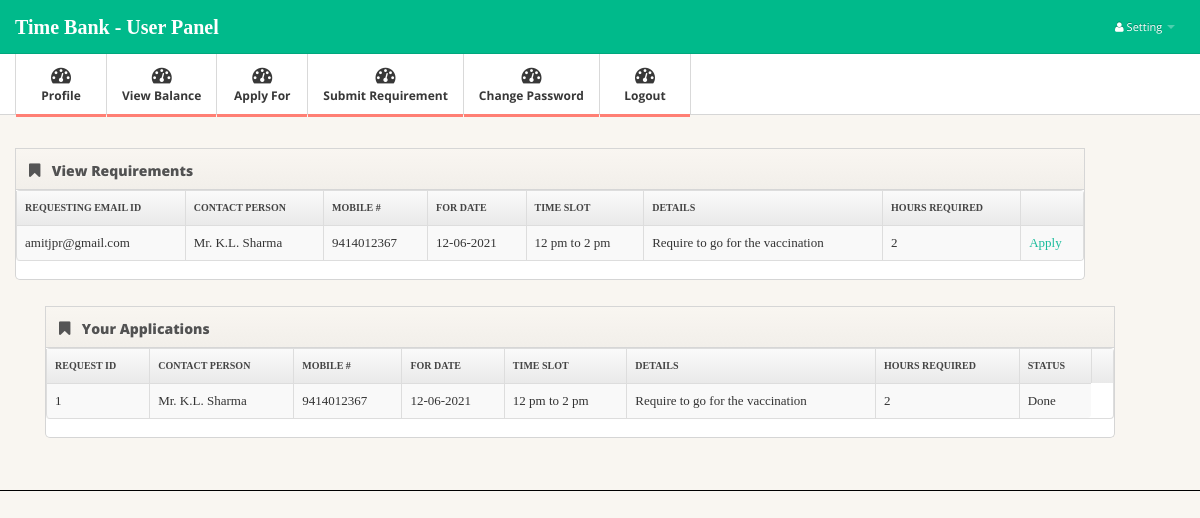
/applyfor.php (signed in), run on the app's committed database.
### tables this page shows
CREATE TABLE IF NOT EXISTS `tbreq` (
  `rid` int(11) NOT NULL AUTO_INCREMENT,
  `remailid` varchar(500) NOT NULL,
  `cperson` varchar(500) NOT NULL,
  `cmobile` varchar(500) NOT NULL,
  `rdate` varchar(500) NOT NULL,
  `tslot` varchar(500) NOT NULL,
  `details` varchar(2000) NOT NULL,
  `hours` int(11) NOT NULL,
  PRIMARY KEY (`rid`)
);

CREATE TABLE IF NOT EXISTS `tbreqapp` (
  `appid` int(11) NOT NULL AUTO_INCREMENT,
  `reqid` int(11) NOT NULL,
  `app_emailid` varchar(500) NOT NULL,
  `Status` varchar(500) NOT NULL,
  PRIMARY KEY (`appid`)
);

### applyfor.php (the view, shortened to what this page needs)
<?php include "include/head.php" ?>
</head>
<body>
<?php include "include/menu.php" ?>
<div class="main">
  <div class="main-inner">
    <div class="container">
      <div class="row">
        <div class="span11">
          <div class="widget widget-nopad">
           <div class="widget-header"> <i class="icon-bookmark"></i>
              <h3> View Requirements</h3>
            </div>
            <div class="widget-content">
			  		<font style="font-family:Georgia, 'Times New Roman', Times, serif">
					<table class="table table-striped table-bordered">
						<tr>
							<th>Requesting Email ID</th>
							<th>Contact Person</th>
							<th>Mobile #</th>
							<th>For Date</th>
							<th>Time Slot</th>
							<th>Details</th>
							<th>Hours Required</th>
							<th></th>
						<tr>
						<?php
							$uid=$_SESSION['cemail'];
							$sql="select * from tbreq where remailid<>'$uid'";
							$result=mysql_query($sql);
							while($row=mysql_fetch_array($result))
							{
								$rid=$row[0];
								$sql="select * from tbreqapp where (reqid=$rid and Status<>'Done') or (reqid<>$rid)";
								$result2=mysql_query($sql);
								if($row2=mysql_fetch_array($result2))
								{
					?>
						<tr>
							 <td> <?php echo $row[1]?></td>
							 <td> <?php echo $row[2]?></td>
							 <td> <?php echo $row[3]?></td>
							 <td> <?php echo $row[4]?></td>
							 <td> <?php echo $row[5]?></td>
							 <td> <?php echo $row[6]?></td>
							 <td> <?php echo $row[7]?></td>
							 <td><a href=applyfor2.php?aemailid=<?php echo $uid; ?>&rid=<?php echo $row[0]; ?>>Apply</a></td>
						</tr>
					<?php
							}
						}
					?>
					</table>
					</font>
            </div>
          </div>
          </div>
        </div>
		<div class="span11">
          <div class="widget widget-nopad">
           <div class="widget-header"> <i class="icon-bookmark"></i>
              <h3> Your Applications</h3>
            </div>
            <div class="widget-content">
			  		<font style="font-family:Georgia, 'Times New Roman', Times, serif">
					<table class="table table-striped table-bordered">
						<tr>
							<th>Request ID</th>
							<th>Contact Person</th>
							<th>Mobile #</th>
							<th>For Date</th>
							<th>Time Slot</th>
							<th>Details</th>
							<th>Hours Required</th>
							<th>Status</th>
							<th></th>
						<tr>
						<?php
							$uid=$_SESSION['cemail'];
							$sql="select * from tbreqapp where app_emailid='$uid'";
							$result=mysql_query($sql);
							while($row=mysql_fetch_array($result))
							{
								$rid=$row[1];
								$sql="select * from tbreq where rid=$rid";
								$result2=mysql_query($sql);
								while($row2=mysql_fetch_array($result2))
								{
					?>
						<tr>
							 <td> <?php echo $row2[0]?></td>
							 <td> <?php echo $row2[2]?></td>
							 <td> <?php echo $row2[3]?></td>
							 <td> <?php echo $row2[4]?></td>
							 <td> <?php echo $row2[5]?></td>
							 <td> <?php echo $row2[6]?></td>
							 <td> <?php echo $row2[7]?></td>
							 <td> <?php echo $row[3]?></td>
						</tr>
					<?php
							}
						}
					?>
					</table>
					</font>
            </div>
          </div>
          </div>
        </div>
      </div>
    </div>
</body>
</html>

### css/style.css (style rules this page uses)
body { background: #f9f6f1; font: 13px/1.7em 'Open Sans'; }
.table td { vertical-align: middle; }
.table-bordered th { background: #E9E9E9; background:-moz-linear-gradient(top, #FAFAFA 0%, #E9E9E9 100%); background:-webkit-gradient(linear, left top, left bottom, color-stop(0%,#FAFAFA), color-stop(100%,#E9E9E9)); background:-webkit-linear-gradient(top, #FAFAFA 0%,#E9E9E9 100%); background:-o-linear-gradient(top, #FAFAFA 0%,#E9E9E9 100%); background:-ms-linear-gradient(top, #FAFAFA 0%,#E9E9E9 100%); background:linear-gradient(top, #FAFAFA 0%,#E9E9E9 100%); filter: progid:DXImageTransform.Microsoft.gradient(startColorstr='#FAFAFA', endColorstr='#E9E9E9'); -ms-filter: "progid:DXImageTransform.Microsoft.gradient(startColorstr='#FAFAFA', endColorstr='#E9E9E9')"; font-size: 10px; color: #444; text-transform: uppercase; }
.main { padding-bottom: 2em; border-bottom: 1px solid #000; }
.widget { position: relative; clear: both; width: auto; margin-bottom: 2em; overflow: hidden; }
.widget-header { position: relative; height: 40px; line-height: 40px; background: #f9f6f1; background:-moz-linear-gradient(top, #f9f6f1 0%, #f2efea 100%); background:-webkit-gradient(linear, left top, left bottom, color-stop(0%,#f9f6f1), color-stop(100%,#f2efea)); background:-webkit-linear-gradient(top, #f9f6f1 0%,#f2efea 100%); background:-o-linear-gradient(top, #f9f6f1 0%,#f2efea 100%); background:-ms-linear-gradient(top, #f9f6f1 0%,#f2efea 100%); background:linear-gradient(top, #f9f6f1 0%,#f2efea 100%); filter: progid:DXImageTransform.Microsoft.gradient(startColorstr='#f9f6f1', endColorstr='#f2efea'); -ms-filter: "progid:DXImageTransform.Microsoft.gradient(startColorstr='#f9f6f1', endColorstr='#f2efea')"; border: 1px solid #d6d6d6; -webkit-background-clip: padding-box; }
.widget-header h3 { position: relative; top: 2px; left: 10px; display: inline-block; margin-right: 3em; font-size: 14px; font-weight: 800; color: #525252; line-height: 18px; text-shadow: 1px 1px 2px rgba(255,255,255,.5); }
.widget-header [class^="icon-"], .widget-header [class*=" icon-"] { display: inline-block; margin-left: 13px; margin-right: -2px; font-size: 16px; color: #555; vertical-align: middle; }
.widget-content { padding: 20px 15px 15px; background: #FFF; border: 1px solid #D5D5D5; -moz-border-radius: 5px; -webkit-border-radius: 5px; border-radius: 5px; }
.widget-header+.widget-content { border-top: none; -webkit-border-top-left-radius: 0; -webkit-border-top-right-radius: 0; -moz-border-radius-topleft: 0; -moz-border-radius-topright: 0; border-top-left-radius: 0; border-top-right-radius: 0; }
.widget-nopad .widget-content { padding: 0; }
.widget-content:before, .widget-content:after { content:""; display:table; }
.widget-content:after { clear:both; }
.widget-content { zoom:1; }

### data on the page
tbreq: remailid "amitjpr@gmail.com", cperson "Mr. K.L. Sharma", cmobile "9414012367", rdate "12-06-2021", tslot "12 pm to 2 pm", details "Require to go for the vaccination", hours "2", rid "1"
tbreqapp: Status "Done"
